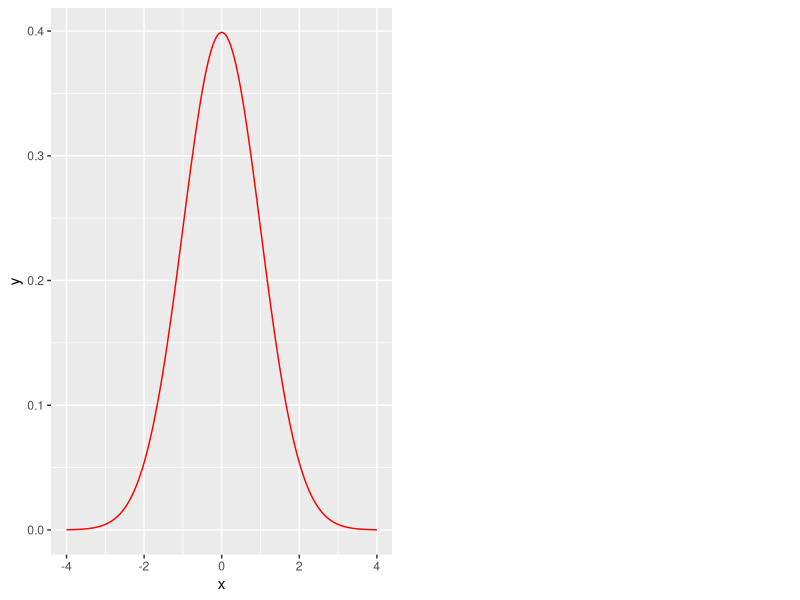

Generate this figure with R: (Note: this script raises an error after producing the figure.)
## ---- chunk 1
library(tidyverse)
knitr::opts_chunk$set(
  fig.align = 'center'
)
themeblue <- "#2c3e50"
## ---- chunk 2

# This code generates 200 equally-spaced values between -4 and 4, which we'll
# use as the 'input values'

x <- seq(from = -4,
         to = 4,
         length = 200)

## ---- chunk 3
y <- dnorm(x = x,
           mean = 0,
           sd = 1)
## ---- chunk 4
library(cowplot)
library(gridGraphics)
library(grid)

# Maggie, this is just a roundabout way to get both a ggplot and base R plot beside each other; I don't expect anyone to use this kind of syntax :)

q <- qplot(
  x = x,
  y = y,
  geom = "line",
  color = I("red")
)

b <- ~{plot(x, y, type = "l", col = "red")} %>% 
  ggdraw()

## ---- chunk 5

cowplot::plot_grid(plotlist = list(q, b))

## ---- chunk 6
ggplot(data.frame(x), aes(x)) +
  stat_function(
    fun = dnorm,
    xlim = c(-4, 0),
    geom = "area",
    fill = themeblue,
    alpha = 0.75
  ) +
  stat_function(fun = dnorm)
  
## ---- chunk 7
pnorm(q = 0,
      mean = 0,
      sd = 1)
## ---- chunk 8

ggplot(data.frame(x), aes(x)) +
  stat_function(
    fun = dnorm,
    xlim = c(-1, 1),
    geom = "area",
    fill = themeblue,
    alpha = 0.75
  ) +
  stat_function(fun = dnorm)
  

## ---- chunk 9

ggplot(data.frame(x), aes(x)) +
  stat_function(
    fun = dnorm,
    xlim = c(-4, 1),
    geom = "area",
    fill = themeblue,
    alpha = 0.75
  ) +
  stat_function(fun = dnorm)  +
  stat_function(
    fun = dnorm,
    xlim = c(-4, -1),
    geom = "area",
    fill = "brown1",
    color = "brown1",
    size = 1.5,
    alpha = 0.6
  ) +
  geom_segment(
    x = -1,
    xend = -1,
    y = 0,
    yend = dnorm(-1),
    color = "brown1",
    size = 1.5,
    alpha = 0.6
  )

## ---- chunk 10

p_1 <- pnorm(1, mean = 0, sd = 1)

p_2 <- pnorm(-1, mean = 0, sd = 1)


p_1 - p_2

## ---- chunk 11
ggplot(data.frame(x), aes(x)) +
  stat_function(
    fun = dnorm,
    xlim = c(-4, qnorm(0.95)),
    geom = "area",
    fill = themeblue,
    alpha = 0.75
  ) +
  stat_function(fun = dnorm)


## ---- chunk 12
qnorm(p = 0.95,
      mean = 0,
      sd = 1)
